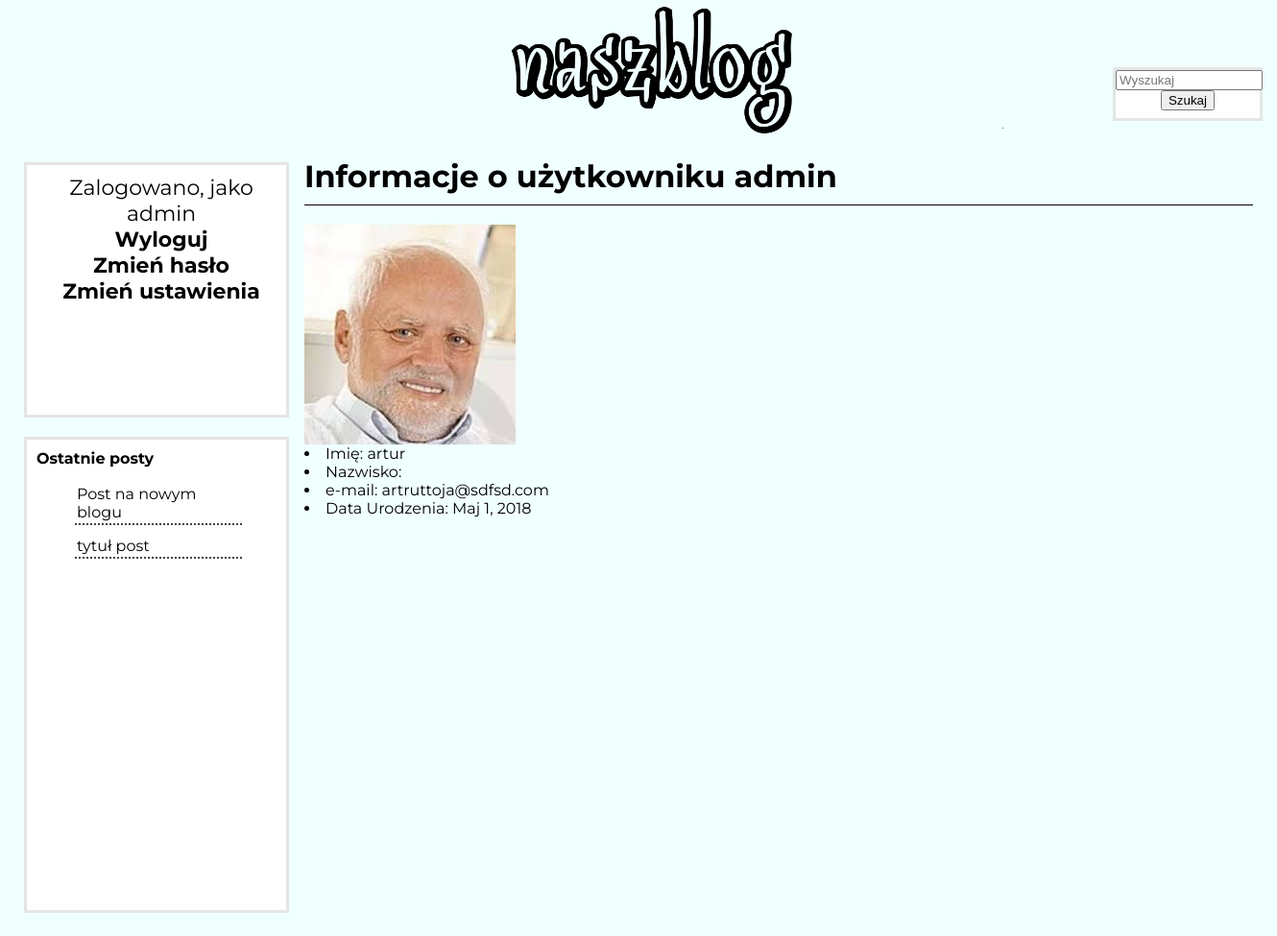
The page /account/3/profile (signed in) on the database its author committed.
### account/models.py (models this page shows, shortened)
class Profile(models.Model):
    user = models.OneToOneField(settings.AUTH_USER_MODEL, on_delete=models.CASCADE)
    date_of_birth = models.DateField(blank=True, null=True)
    photo = models.ImageField(upload_to='profile_image',blank=True)

### blogs/models.py (models this page shows, shortened)
class Post(models.Model):
    STATUS_CHOICES = (
                    ('private', 'Prywatny'),
                    ('public', 'Publiczny'),
                    )
    name = models.CharField(max_length=250)
    blog = models.ForeignKey(Blog,related_name='blog_posts',
                               on_delete=models.CASCADE
                              )
    text = RichTextUploadingField(blank=True)
    date_added = models.DateTimeField(auto_now_add=True)
    status = models.CharField(max_length=7,
                              choices=STATUS_CHOICES,
                              default='public')
    objects = models.Manager()
    public = PublicPostManager()
    slug = models.SlugField(max_length=250)
    def get_absolute_url(self):
        return reverse('blogs:post_detail',
                        args=[self.id,
                              self.slug])

### account/views.py (the view)
# urls.py: path('<int:user_id>/profile', views.user_profile,name='user_profile'),
@login_required
def user_profile(request,user_id):
    _user = get_object_or_404(User,id=user_id)
    _profile = get_object_or_404(Profile, user=_user)
    lp = last_posts()
    context = {'user': _user, 'profile': _profile, 'last_posts': lp}
    return render(request, 'account/user_profile.html', context)

### blogs/models.py (called while the page is built)
    def get_queryset(self):
        return super(PublicPostManager,self).get_queryset()\
                                           .filter(status='public')

### blogs/views.py (called while the page is built)
def last_posts():
    last_posts = Post.public.all().order_by('-date_added')[:8]
    return last_posts;

### blogs/templates/account/user_profile.html
{% extends "base.html" %}
{% block content %}
	<h1>Informacje o użytkowniku {{ user.username }}</h1>
	<img src="{{ profile.photo.url }}">
	<li>Imię: {{ user.first_name }}</li>
	<li>Nazwisko: {{ user.second_name }}</li>
	<li>e-mail: {{ user.email }}</li>
	<li>Data Urodzenia: {{ profile.date_of_birth }}</li>
{% endblock content %}

### blogs/templates/base.html (shortened to what this page needs)
{% load staticfiles %}
<html lang="pl">
<head>
		<link href="{% static "style.css" %}" rel="stylesheet"/>
</head>
<body>
	<div class="wrapper">
		<a href="{% url 'blogs:blogs' %}">	<div class="logo">
				<img src="{% static 'images/opydl.png' %}" style="float: left;"/>
			</div></a>
			<div class="search">
				<form method='GET' action="{% url 'blogs:search' %}">
					<input type='text' name='q' placeholder='Wyszukaj' size="16" value='{{ request.GET.q }}'/>
					<input type='submit' value='Szukaj' />
				</form>
			</div>
		<div class="content">
			<div class="rightNav">
				{% block content %}
				{% endblock %}
			</div>
			<div class="topPanel">
				{% if not user.is_authenticated %}
					<div class ="m"><a href="{% url 'account:user_login' %}"/><b>Zaloguj</b></a></br></div>
					<hr/>
					<div class ="m"><a href="{% url 'account:register' %}"/><b>Zarejestruj</b></div></a></br></m>
				{% else %}
				Zalogowano, jako {{ user.username }}
				<br><a href="{% url 'account:logout' %}"/><b>Wyloguj</b></a></br>
				<a href="{% url 'account:password_change' %}"><b>Zmień hasło</b></a>
				<br><a href="{% url 'account:edit_profile' %}"><b>Zmień ustawienia</b></a>
				{% endif %}
			</div>
			<div class="bottomPanel">
				<b>Ostatnie posty</b>
					<ul>
					{% for post in last_posts %}
							<div class = "option"><a href="{{post.get_absolute_url}}">{{ post.name }}</div></a>
					{% endfor %}
					</ul>
			</div>
		</div>
	</div>
</body>
</html>

### blogs/static/style.css (style rules this page uses)
body { background-color: #F0FFFF; color: #000000; font-family: 'Montserrat', sans-serif; font-size: 16px; }
html, body { margin: 0; padding: 0; }
.wrapper { margin-left:auto; margin-right:auto; width: 1320px; min-height: 975px; background-color: #F0FFFF; overflow:hidden; }
.logo { text-align: center; width: 450px; font-size: 48px; margin-left: 320px; }
a > .logo > img { width: 720px; height: 144px; margin-left: auto; margin-right: auto; }
.content { background-color: #F0FFFF; width: 1280px; margin-left: auto; margin-right: auto; padding: 1px; position: relative; }
.rightNav { background-color: #F0FFFF; width: 988px; float: right; min-height: 750px; height: auto; padding: 10px 0 0 10px; min-height: 500px; }
.topPanel { text-align: center; font-size: 22px; background-color: #ffffff; width: 260px; height: 250px; float: left; padding: 10 0 0 10px; border-style: solid; border-color: e5e5e5; margin-top: 25px; }
.bottomPanel { margin-top: 20px; background-color: #ffffff; width: 260px; height: 480px; float: left; padding: 10px 0 0 10px; border-style: solid; border-color: e5e5e5; }
.search { background-color: #bde5b9; background-color: #ffffff; height: 50px; width: 150px; float: right; margin-top: 70px; text-align: center; border-color: #e5e5e5; border-style: solid; margin-right: 10px; }
.option { padding: 2px; border-bottom: 2px dotted #444444; width: 170px; margin: 0 10px 10px 0; }
h1 { border-bottom:1px solid; padding:0 0 10px 0; margin:10px 0 20px 0; }
a { color: black; text-decoration: none; }

### rows shown on the page
Profile: photo (picture), date_of_birth "Maj 1, 2018"
Post: name "Post na nowym blogu"
Post: name "tytuł post"

### other values the page prints
{{ user.username }} "admin"
{{ user.first_name }} "artur"
{{ user.email }} "artruttoja@sdfsd.com"
